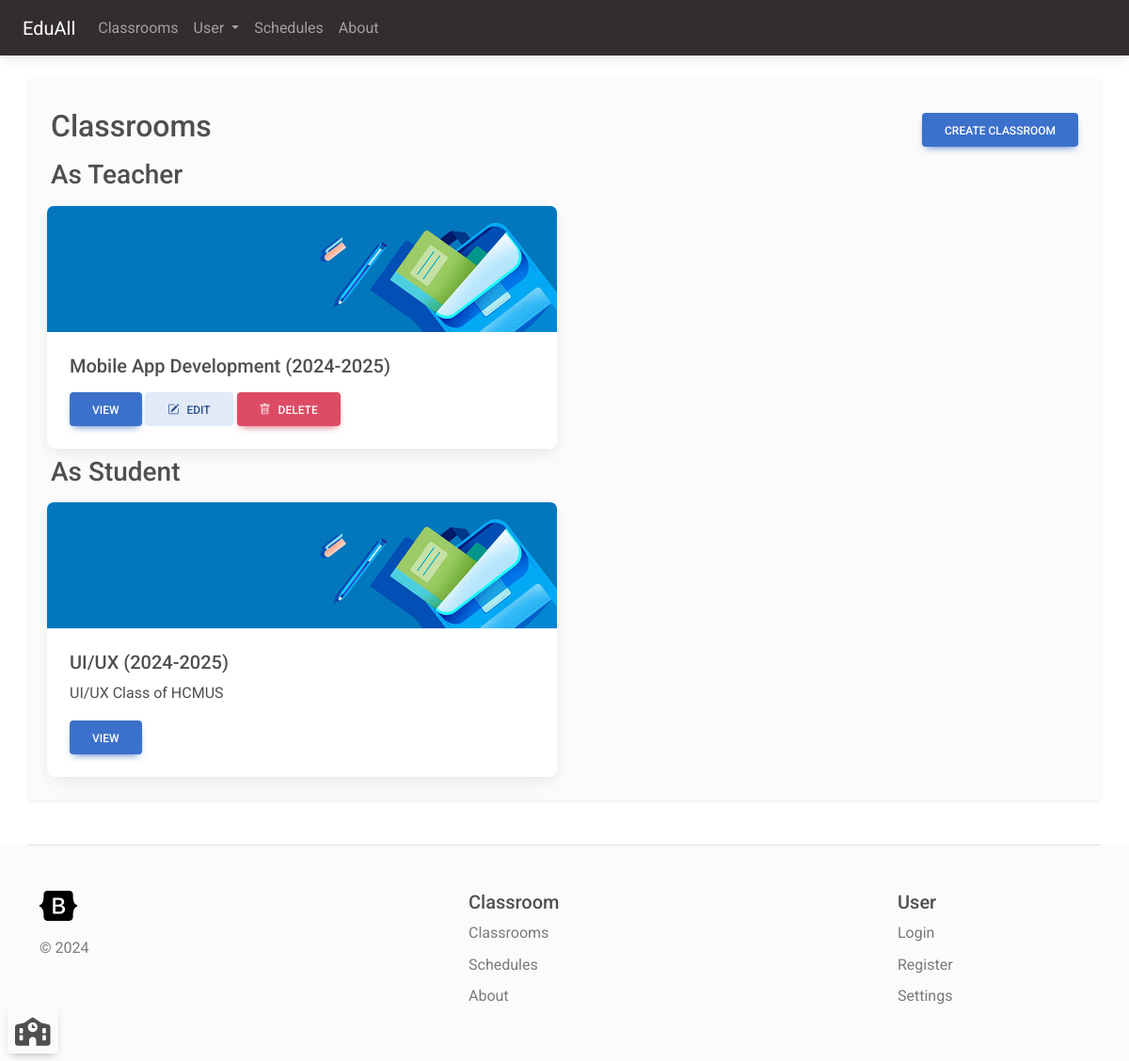
The page /classroom (signed in) on the database its author committed.
### classroom_manager/models.py (models this page shows, shortened)
class Classroom(models.Model):
    name = models.CharField(max_length=200)
    teachers = models.ManyToManyField(User, related_name="classroom_teacher")
    students = models.ManyToManyField(User, related_name="classroom_student")
    description = models.CharField(max_length=3000)
    background = models.CharField(max_length=200, default=get_random_class_image)

### classroom_manager/views.py (the view, shortened to what this page needs)
# urls.py: path('classroom', views.classroomPage, name="classroom_list"),
@login_required(login_url='login')
def classroomPage(request: HttpRequest):
    if request.method == 'GET':
        currentUserId = request.user.id
        classroomsUserIsStudent= Classroom.objects \
            .filter(Q(students__id__contains=currentUserId))
        classroomsUserIsTeacher= Classroom.objects \
            .filter(Q(teachers__id__contains=currentUserId))
        context = {'classroomsUserIsStudent': classroomsUserIsStudent,
                   'classroomsUserIsTeacher': classroomsUserIsTeacher}
        return render(request, 'classroom.html', context)

### classroom_manager/context_processor.py (called while the page is built)
def classroom_processor(request):
    if request.user.is_authenticated:
        classroomsAsTeacher = Classroom.objects.filter(teachers__id__contains=request.user.id).all()
        classroomAsStudent = Classroom.objects.filter(students__id__contains=request.user.id).all()
        return {'classroomsAsTeacher': classroomsAsTeacher, 'classroomsAsStudent': classroomAsStudent}
    return {'classroomsAsTeacher': [], 'classroomsAsStudent': []}

### classroom_manager/templates/classroom.html (shortened to what this page needs)
{% extends 'navbar.html' %}
{% block content %}
{% load static %}
    <div class="mb-2 mt-3 d-flex justify-content-between align-items-center">
        <div><h2>Classrooms</h2></div>
        <button type="button" class="btn btn-primary" data-bs-toggle="modal" data-bs-target="#createClassroomModal">
            Create classroom
        </button>
    </div>
    {% if classroomsUserIsTeacher%}
    <h3>As Teacher</h3>
    {% endif%}
    <div class="row">
    {% for classroom in classroomsUserIsTeacher %}
    <div class="col-12 col-lg-6 col-xxl-4 px-2 py-2">
        <div class="card">
            <img class="card-img-top" src="{% static classroom.background %}" />
            <div class="card-body">
                <h5 class="card-title">{{ classroom.name }}</h5>
                <a href="{% url 'classroom_details' classroom.id %}" class="btn btn-primary">View</a>
                <a href="/classroom/edit/{{ classroom.id }}" class="btn btn-secondary"><i class="bi bi-pencil-square me-2"></i>Edit</a>
                <form action="{% url 'classroom_details' classroom.id %}" method="post" style="display: inline;">
                    <button type="submit" class="btn btn-danger" title="You can only delete classrooms if there's no student left">
                        <i class="bi bi-trash me-2"></i><span>Delete</span>
                    </button>
                </form>
            </div>
        </div>
    </div>
    {% endfor %}
    </div>
    {% if classroomsUserIsStudent%}
    <h3>As Student</h3>
    {% endif%}
    <div class="row">
        {% for classroom in classroomsUserIsStudent %}
        <div class="col-12 col-lg-6 col-xxl-4 px-2 py-2">
            <div class="card">
                <img class="card-img-top" src="{% static classroom.background %}" />
                <div class="card-body">
                    <h5 class="card-title">{{ classroom.name }}</h5>
                    <p class="card-text">{{ classroom.description|truncatechars:50 }}</p>
                    <a href="{% url 'classroom_details' classroom.id %}" class="btn btn-primary">View</a>
                </div>
            </div>
        </div>
        {% endfor %}
    </div>
{% endblock %}

### classroom_manager/static/css/variables.css (style rules this page uses)
:root { --primary: #155bd5; --primary-dark: #1c3ab6; --primary-light: #e2f1ff; --accent: #00d4d7; --accent-dark: #00bac1; --accent-light: #dff9f8; --success: #13d527; --success-dark: #00ae11; --success-light: #eafbe7; --secondary: #8f15d5; --secondary-dark: #6013c7; --secondary-light: #f4e5fa; --info: #15b2d5; --info-dark: #0f8ca8; --info-light: #e0f5fa; --caution: #dbbb25; --caution-dark: #d58f15; --caution-light: #fbf9e4; --error: #e6185e; --error-dark: #bf1257; --error-light: #fce4eb; --black: #1d1d1d; --dark-1: #2d2d2d; --dark-2: #4d4d4d; --dark-3: #6d6d6d; --gray-1: #8d8d8d; --gray-2: #adadad; --gray-3: #cdcdcd; --gray-4: #e0e0e0; --light-1: #efefef; --light-2: #f5f5f5; --light-3: #fafafa; --white: #ffffff; --gradient-1: linear-gradient(180deg, #155bd5 0%, #1c3ab6 100%); --gradient-2: linear-gradient(180deg, #155bd5 13.02%, #00d4d7 85.42%); --gradient-3: linear-gradient(180deg, #155bd5 0%, #8f15d5 100%); --gradient-4: linear-gradient(180deg, #155bd5 0%, #13d527 100%); --gradient-5: linear-gradient(180deg, #155bd5 0%, #15bbd5 100%); --gradient-6: linear-gradient(180deg, #155bd5 0%, #dbbb25 100%); --gradient-7: linear-gradient(180deg, #155bd5 0%, #e6185e 100%); --gradient-8: linear-gradient(180deg, #1c3ab6 0%, #00bac1 100%); --gradient-9: linear-gradient(180deg, #00d4d7 13.02%, #155bd5 85.42%); --shadow-1: 0px 0px 1px rgba(40, 41, 61, 0.08), 0px 0.5px 2px rgba(96, 97, 112, 0.16); --shadow-2: 0px 0px 1px rgba(40, 41, 61, 0.04), 0px 2px 4px rgba(96, 97, 112, 0.16); --shadow-3: 0px 0px 2px rgba(40, 41, 61, 0.04), 0px 4px 8px rgba(96, 97, 112, 0.16); --shadow-4: 0px 2px 4px rgba(40, 41, 61, 0.04), 0px 8px 16px rgba(96, 97, 112, 0.16); --shadow-5: 0px 2px 8px rgba(40, 41, 61, 0.04), 0px 16px 24px rgba(96, 97, 112, 0.16); --shadow-6: 0px 2px 8px rgba(40, 41, 61, 0.08), 0px 20px 32px rgba(96, 97, 112, 0.24); }

### rows shown on the page
Classroom: background (picture), name "Mobile App Development (2024-2025)"
Classroom: background (picture), name "UI/UX (2024-2025)", description "UI/UX Class of HCMUS"
